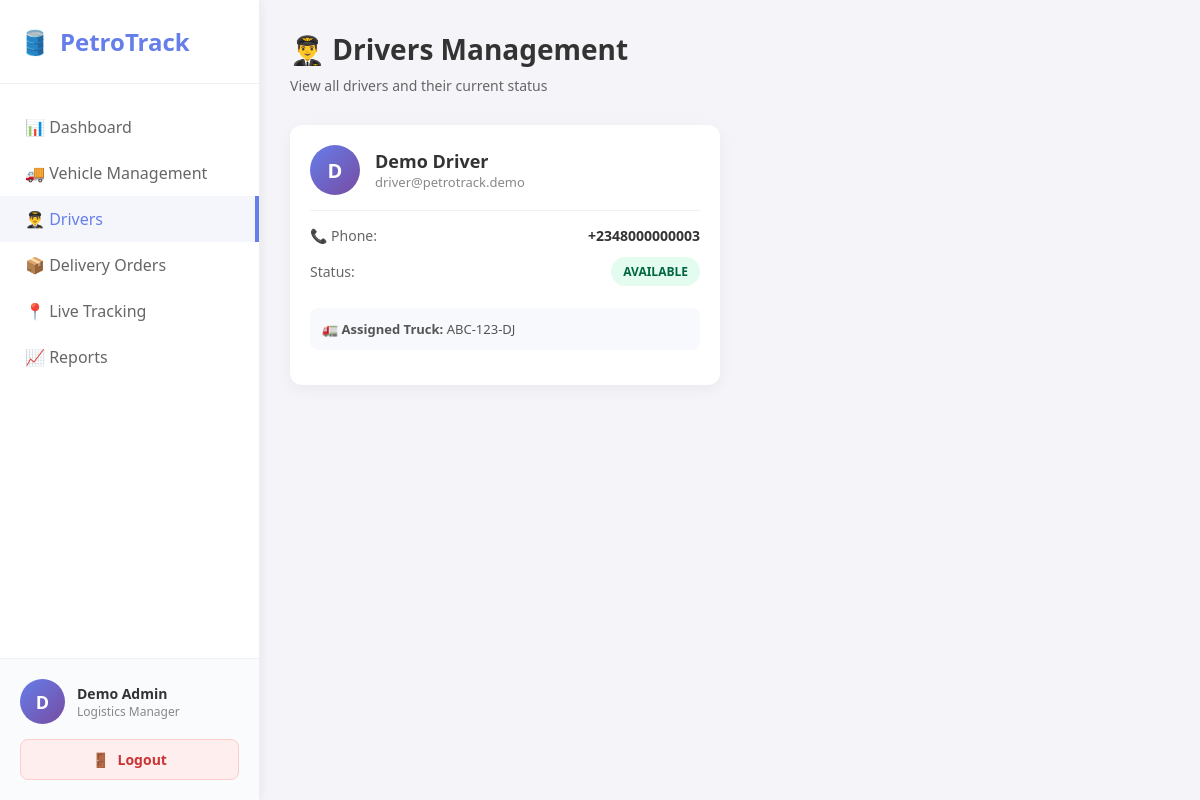
Screenshot of /drivers_list.php (signed in) with the database file from the repository.
### tables this page shows
CREATE TABLE `users` (
  `id` int(11) NOT NULL,
  `name` varchar(100) NOT NULL,
  `email` varchar(100) NOT NULL,
  `phone` varchar(20) DEFAULT NULL,
  `password` varchar(255) NOT NULL,
  `role` enum('admin','driver','supervisor') NOT NULL,
  `status` enum('active','inactive','suspended') DEFAULT 'active',
  `status_reason` text DEFAULT NULL,
  `last_login` datetime DEFAULT NULL,
  `created_at` timestamp NOT NULL DEFAULT current_timestamp(),
  `updated_at` timestamp NOT NULL DEFAULT current_timestamp() ON UPDATE current_timestamp(),
  `station_id` int(11) DEFAULT NULL,
  `verification_pin` varchar(255) DEFAULT NULL,
  `security_question` varchar(255) DEFAULT NULL,
  `security_answer` varchar(255) DEFAULT NULL
);

CREATE TABLE `vehicles` (
  `id` int(11) NOT NULL,
  `plate_number` varchar(20) DEFAULT NULL,
  `driver_id` int(11) DEFAULT NULL,
  `capacity` int(11) NOT NULL,
  `status` enum('active','inactive','maintenance') DEFAULT 'active',
  `latitude` decimal(10,8) DEFAULT NULL,
  `longitude` decimal(11,8) DEFAULT NULL,
  `created_at` timestamp NOT NULL DEFAULT current_timestamp(),
  `updated_at` timestamp NOT NULL DEFAULT current_timestamp() ON UPDATE current_timestamp(),
  `managed_by` int(11) DEFAULT NULL
);

### drivers_list.php (the view, shortened to what this page needs)
<?php
include 'config/db_connect.php';
$sql = "SELECT
            users.id,
            users.name,
            users.email,
            users.phone,
            users.status as user_status,
            vehicles.plate_number,
            vehicles.id as vehicle_id,
            deliveries.id as delivery_id,
            deliveries.delivery_status,
            deliveries.destination
        FROM users
        LEFT JOIN vehicles ON users.id = vehicles.driver_id
        LEFT JOIN deliveries ON vehicles.id = deliveries.truck_id
            AND deliveries.delivery_status IN ('pending', 'in_transit')
        WHERE users.role = 'driver'
        ORDER BY users.name ASC";
$result = $conn->query($sql);
?>
<!DOCTYPE html>
<html lang="en">
<head>
</head>
<body>
    <?php include 'includes/admin_sidebar.php'; ?>
    <main class="main-content">
        <div class="page-header">
            <h1>👨‍✈️ Drivers Management</h1>
            <p>View all drivers and their current status</p>
        </div>
        <?php if ($result->num_rows > 0): ?>
            <div class="drivers-grid">
                <?php while($driver = $result->fetch_assoc()): ?>
                    <div class="driver-card">
                        <div class="driver-header">
                            <div class="driver-avatar">
                                <?php echo strtoupper(substr($driver['name'], 0, 1)); ?>
                            </div>
                            <div>
                                <div class="driver-name"><?php echo htmlspecialchars($driver['name']); ?></div>
                                <div class="driver-email"><?php echo htmlspecialchars($driver['email']); ?></div>
                            </div>
                        </div>
                        <div class="driver-info">
                            <div class="info-row">
                                <span class="info-label">📞 Phone:</span>
                                <span class="info-value"><?php echo htmlspecialchars($driver['phone'] ?? 'N/A'); ?></span>
                            </div>
                            <div class="info-row">
                                <span class="info-label">Status:</span>
                                <span>
                                    <?php
                                    if ($driver['delivery_status'] == 'in_transit' || $driver['delivery_status'] == 'pending') {
                                        echo '<span class="status-badge status-on-route">On Route</span>';
                                    } elseif ($driver['user_status'] == 'active') {
                                        echo '<span class="status-badge status-available">Available</span>';
                                    } else {
                                        echo '<span class="status-badge status-inactive">Inactive</span>';
                                    }
                                    ?>
                                </span>
                            </div>
                            <?php if ($driver['plate_number']): ?>
                                <div class="truck-info">
                                    <strong>🚛 Assigned Truck:</strong> <?php echo htmlspecialchars($driver['plate_number']); ?>
                                </div>
                            <?php else: ?>
                                <div class="truck-info no-truck">
                                    No truck currently assigned
                                </div>
                            <?php endif; ?>
                        </div>
                    </div>
                <?php endwhile; ?>
            </div>
        <?php endif; ?>
    </main>
</body>
</html>

### includes/admin_sidebar.php (shortened to what this page needs)
<?php
$admin_name = 'Admin User';
if (isset($_SESSION['user_id'])) {
    $user_id = $_SESSION['user_id'];
    $user_sql = "SELECT name FROM users WHERE id = ?";
    $user_stmt = $conn->prepare($user_sql);
    if ($user_stmt) {
        $user_stmt->bind_param("i", $user_id);
        $user_stmt->execute();
        $user_result = $user_stmt->get_result();
        if ($user_data = $user_result->fetch_assoc()) {
            $admin_name = $user_data['name'];
        }
    }
}
$current_page = basename($_SERVER['PHP_SELF']);
?>
<aside class="sidebar">
    <div class="sidebar-header">
        <a href="admin_dashboard.php" class="brand-logo">
            <span>🛢️</span> PetroTrack
        </a>
    </div>
    <ul class="nav-links">
        <li><a href="admin_dashboard.php" class="<?php echo ($current_page == 'admin_dashboard.php') ? 'active' : ''; ?>">📊 Dashboard</a></li>
        <li><a href="vehicle_management.php" class="<?php echo ($current_page == 'vehicle_management.php') ? 'active' : ''; ?>">🚚 Vehicle Management</a></li>
        <li><a href="drivers_list.php" class="<?php echo ($current_page == 'drivers_list.php') ? 'active' : ''; ?>">👨‍✈️ Drivers</a></li>
        <li><a href="delivery_management.php" class="<?php echo ($current_page == 'delivery_management.php') ? 'active' : ''; ?>">📦 Delivery Orders</a></li>
        <li><a href="tracking_map.php" class="<?php echo ($current_page == 'tracking_map.php') ? 'active' : ''; ?>">📍 Live Tracking</a></li>
        <li><a href="reports.php" class="<?php echo ($current_page == 'reports.php') ? 'active' : ''; ?>">📈 Reports</a></li>
    </ul>
    <div class="user-profile">
        <div class="profile-info">
            <div class="avatar">
                <?php echo strtoupper(substr($admin_name, 0, 1)); ?>
            </div>
            <div>
                <div style="font-weight: 700; font-size: 14px; color: #333;">
                    <?php echo htmlspecialchars($admin_name); ?>
                </div>
                <div style="font-size: 12px; color: #888;">Logistics Manager</div>
            </div>
        </div>
        <a href="logout.php" class="btn-logout">
            <span>🚪</span> Logout
        </a>
    </div>
</aside>

### drivers_list.php (style rules this page uses)
:root { --primary-gradient: linear-gradient(135deg, #667eea 0%, #764ba2 100%); --sidebar-width: 260px; }
* { margin: 0; padding: 0; box-sizing: border-box; }
body { font-family: 'Segoe UI', Tahoma, Geneva, Verdana, sans-serif; background-color: #f4f4f9; color: #333; display: flex; min-height: 100vh; }
.main-content { margin-left: var(--sidebar-width); flex: 1; padding: 30px; }
.page-header { margin-bottom: 30px; }
.page-header h1 { font-size: 28px; color: #333; margin-bottom: 8px; }
.page-header p { color: #666; font-size: 14px; }
.drivers-grid { display: grid; grid-template-columns: repeat(auto-fill, minmax(350px, 1fr)); gap: 20px; }
.driver-card { background: white; border-radius: 12px; padding: 20px; box-shadow: 0 4px 15px rgba(0,0,0,0.05); transition: transform 0.2s, box-shadow 0.2s; }
.driver-header { display: flex; align-items: center; gap: 15px; margin-bottom: 15px; padding-bottom: 15px; border-bottom: 1px solid #f0f0f0; }
.driver-avatar { width: 50px; height: 50px; border-radius: 50%; background: linear-gradient(135deg, #667eea 0%, #764ba2 100%); color: white; display: flex; align-items: center; justify-content: center; font-weight: 700; font-size: 20px; }
.driver-name { font-size: 18px; font-weight: 700; color: #333; }
.driver-email { font-size: 13px; color: #888; }
.driver-info { display: grid; gap: 12px; margin-bottom: 15px; }
.info-row { display: flex; justify-content: space-between; align-items: center; font-size: 14px; }
.info-label { color: #666; font-weight: 500; }
.info-value { color: #333; font-weight: 600; }
.status-badge { padding: 6px 12px; border-radius: 20px; font-size: 12px; font-weight: 700; text-transform: uppercase; display: inline-block; }
.status-available { background: #e3fcef; color: #006644; }
.truck-info { background: #f8f9fc; padding: 12px; border-radius: 8px; font-size: 13px; color: #555; margin-top: 10px; }

### includes/admin_sidebar.php (style rules this page uses)
.sidebar { width: 260px; background: #ffffff; height: 100vh; position: fixed; left: 0; top: 0; border-right: 1px solid #eee; display: flex; flex-direction: column; z-index: 100; box-shadow: 2px 0 10px rgba(0,0,0,0.05); }
.sidebar-header { padding: 25px 20px; border-bottom: 1px solid #f0f0f0; }
.brand-logo { font-size: 24px; font-weight: 700; color: #667eea; display: flex; align-items: center; gap: 10px; text-decoration: none; }
.nav-links { list-style: none; padding: 20px 0; flex: 1; overflow-y: auto; }
.nav-links li a { display: flex; align-items: center; padding: 12px 25px; color: #666; text-decoration: none; font-weight: 500; transition: all 0.3s; gap: 12px; }
.nav-links li a:hover, .nav-links li a.active { color: #667eea; background: #f4f6fc; border-right: 4px solid #667eea; }
.user-profile { padding: 20px; border-top: 1px solid #f0f0f0; background: #fafbfc; }
.profile-info { display: flex; align-items: center; gap: 12px; margin-bottom: 15px; }
.avatar { width: 45px; height: 45px; border-radius: 50%; background: linear-gradient(135deg, #667eea 0%, #764ba2 100%); color: white; display: flex; align-items: center; justify-content: center; font-weight: 700; font-size: 18px; }
.btn-logout { display: flex; align-items: center; justify-content: center; gap: 8px; width: 100%; padding: 10px; background: #fee; color: #c33; border: 1px solid #fcc; border-radius: 8px; text-decoration: none; font-size: 14px; font-weight: 600; transition: all 0.2s; }

### rows the page displays
users: name "D", name "Demo Admin"
vehicles: driver.name "D", driver.name "Demo Driver", driver.email "driver@petrotrack.demo", driver.phone "+2348000000003", plate_number "ABC-123-DJ"
